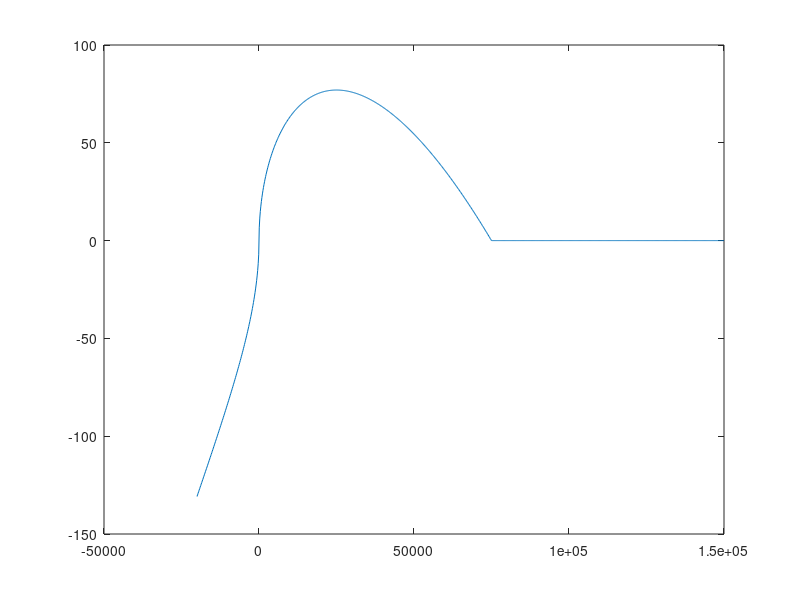
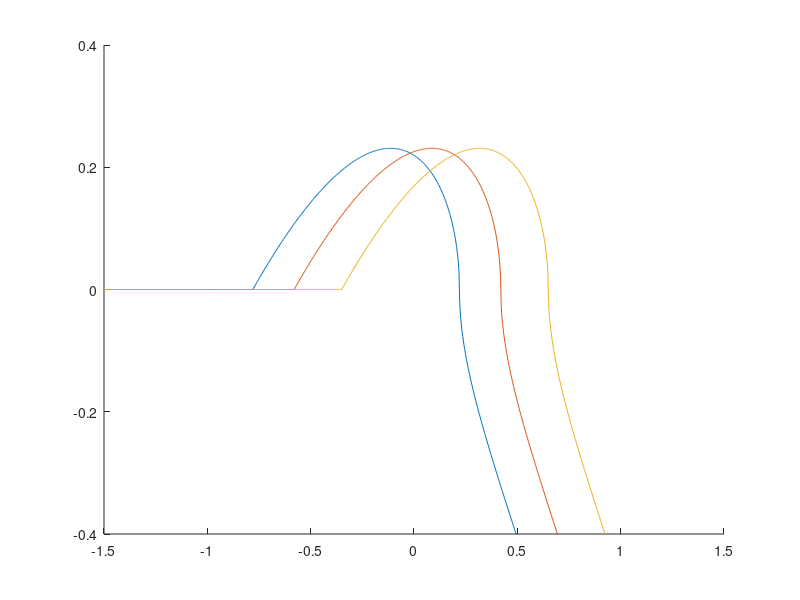
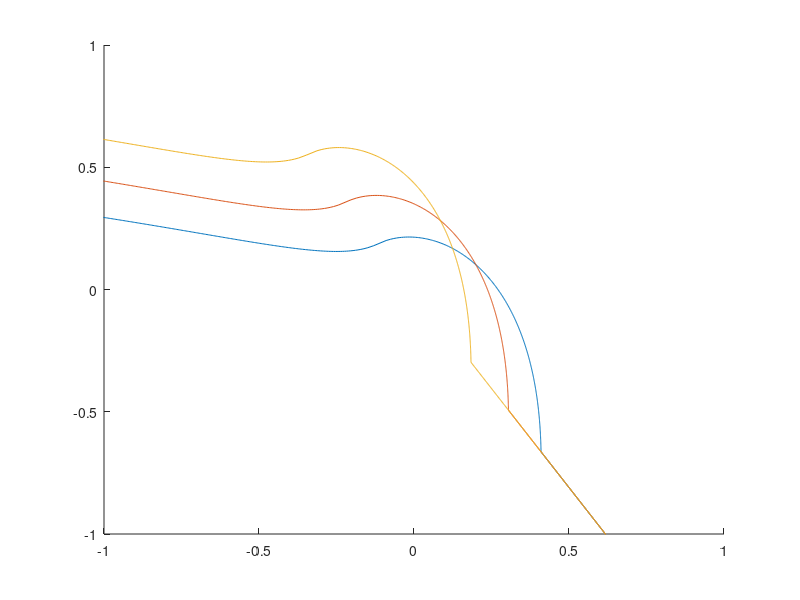

MATLAB code to generate these figures, in order: (Note: this script raises an error after producing the figures.)
%% Ligne à retard

clear;
VEC_SIZE = 1000;


%% Expression du débit

% paramètres:
% u_A -> ???
% p_M -> Pression "Maximale" de plaquage
% delta_p -> pression dans bouche - pression dans bec
% u -> débit de la bouche vers le bec

% paramètres fixes
u_A = 200;
p_M = 75e3;

% abscisses
delta_p = linspace(-20e3, 150e3, VEC_SIZE);

% ordonnées
u = u_A .* (1 - delta_p ./ p_M) .* sqrt(abs(delta_p) ./ p_M) .* sign(delta_p);
u(delta_p > p_M) = 0;

% graphe
figure;
plot(delta_p, u);


%% Adimensionnement

% paramètres:
% gamma -> pression bouche divisé par pression de plaquage
% zeta -> ouverture de la bouche
% p -> ???

% paramètres fixes
zeta = 0.6;

% graphe
figure;
ylim([-0.4, 0.4]);

% abscisses
p = linspace(-1.5, 1.5, VEC_SIZE);

% ordonnées pour 3 valeures de gamma
for gamma = [0.22 0.42 0.65]
    u = zeta .* (1 - gamma + p) .* sqrt(abs(gamma - p)) .* sign(gamma - p);
    u((gamma - p) >= 1) = 0;
    hold on;
    plot(p, u);
end


%% Rotation F(p)

% paramètres:
% theta -> angle de la matrice de rotation R
% Ref -> matrice de reflection
% Rot -> matrice de rotation utilisant theta

% paramètres fixes
zeta = 0.6;

% transformations
theta = -45;
Ref = [-1 0; 0 1];
Rot = [cos(theta) -sin(theta); sin(theta) cos(theta)];

% graphe
figure;
xlim([-1 1]);
ylim([-1 1]);

% abscisses
p = linspace(-1.5, 1.5, VEC_SIZE);

for gamma = [0.22 0.42 0.65]
    % pression à débit
    u = zeta .* (1 - gamma + p) .* sqrt(abs(gamma - p)) .* sign(gamma - p);
    u((gamma - p) >= 1) = 0;
    
    % reflection + rotation pour obtenir p- et p+
    M = Rot * Ref * [p; u];
    p_minus = M(1,:); p_plus = M(2,:);
    
    % graphe
    hold on;
    plot(p_minus, p_plus);
end


%% Carte itérée

% Construction courbe (p_n+, p_n-)

gamma = 0.62;
zeta = 0.6;

p_list = linspace(-1.5, 1.5, 1000);
p_plus_list = zeros(length(p_list),1);
p_minus_list = zeros(length(p_list),1);

for i = 1:length(p_list)
    [p_minus_list(i), p_plus_list(i)] = G_plot(p_list(i), gamma, zeta);
end

% Construction suite p_n
p_n = 0;
N = 100;

points_p_minus = zeros(N, 1);
points_p_plus = zeros(N, 1);

for n = 1:N
    points_p_minus(n) = p_n;
    p_n = G(p_n, p_minus_list, p_plus_list);
    points_p_plus(n) = p_n;
end

figure;
plot(p_minus_list, p_plus_list);
hold on;
scatter(points_p_minus, points_p_plus);
grid on;

figure;
plot(points_p_plus);
